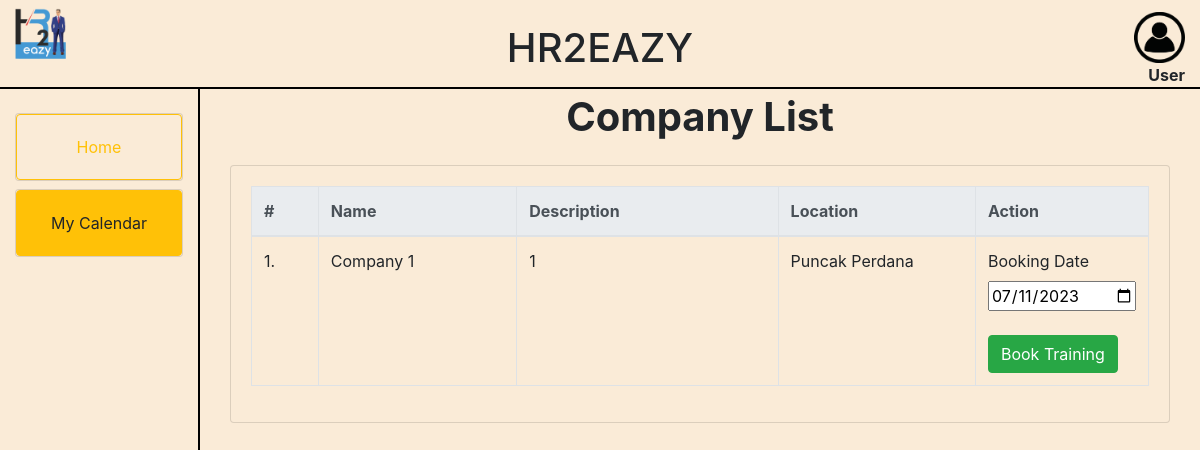
/booking_training.php (signed in), run on the app's committed database.
### tables this page shows
CREATE TABLE IF NOT EXISTS `jobs` (
  `id` int NOT NULL AUTO_INCREMENT,
  `name` varchar(100) NOT NULL,
  `location_id` int NOT NULL,
  `description` int DEFAULT NULL,
  `date_booking` date DEFAULT NULL,
  PRIMARY KEY (`id`),
  KEY `location_id` (`location_id`),
  KEY `description` (`description`)
);

CREATE TABLE IF NOT EXISTS `locations` (
  `id` int NOT NULL AUTO_INCREMENT,
  `name` varchar(200) NOT NULL,
  PRIMARY KEY (`id`)
);

### booking_training.php (the view, shortened to what this page needs)
<?php
require 'config.php';
$jobs = [];
if (!isset($_SESSION["loggedin"]) || $_SESSION["loggedin"] !== true) {
    header("location: login.php");
    exit;
} else {
    if ($link !== false) {
        $sql_select_jobs = "SELECT * FROM jobs";
        $result_jobs = $link->query($sql_select_jobs);
        while ($row = $result_jobs->fetch_assoc()) {
            $jobs[] = [
                "id" => $row["id"],
                "name" => $row["name"],
                "location_id" => $row['location_id'],
                "description" => $row['description'],
                "date_booking" => $row['date_booking'],
            ];
        }
        foreach ($jobs as $key => $job) {
            $sql_select_location = "SELECT * FROM locations WHERE id = " . $jobs[$key]['location_id'] . " LIMIT 1";
            $location = [
                "id" => '',
                "name" => ''
            ];
            $result_location = $link->query($sql_select_location);
            while ($row_location = $result_location->fetch_assoc()) {
                $location["id"] =  $row_location["id"];
                $location["name"] =  $row_location["name"];
            }
            $jobs[$key]['location'] = $location;
        }
    }
}
?>
<!DOCTYPE html>
<html lang="en">
<head>
    <link rel="stylesheet" href="https://cdn.jsdelivr.net/npm/bootstrap@4.0.0/dist/css/bootstrap.min.css">
</head>
<body>
    <div class="container-fluid" style="height: 100%;">
    <div class="row mt-2" style="border-bottom: 2px solid #000000;">
    <div class="col-2">
                <img src="img/hr2eazy.png" alt="hr2eazy " style="width: 30%;">
    </div>
    <div class="col-8">
                <h1 class="text-center mt-3">HR2EAZY</h1>
    </div>
    <div class="col-2 text-right">
    <div class="dropdown mt-1">
                    <a href="#" id="user-icon" data-toggle="dropdown" aria-haspopup="true" aria-expanded="false">
                        <img src="img/iconn.png" alt="iconn_logo" style="width: 30%;">
                    </a>
    </div>
                <span class="text-right">
                    <b>
                        <?php if($_SESSION["role"]["name"] == "Student"){?>
                            User
                        <?php }?>
                    </b>
                </span>
    </div>
    </div>
    <div class="row" style="height: 100%;">
    <div class="col-2 py-4" style="border-right: 2px solid #000000;">
                <ul class="no-bullets">
                    <li>
                        <div class="card">
                            <a href="home.php" class="card-body btn btn-outline-warning">
                                Home
                            </a>
                        </div>
                    </li>
                    <?php if ($_SESSION['role']['code'] === 'student') { ?>
                        <li class="mt-2">
                            <div class="card">
                                    <a href="booking_training.php" class="card-body btn btn-warning">
                                        My Calendar
                                    </a>
                            </div>
                        </li>
                    <?php } ?>
                </ul>
            </div>
            <div class="col-10">
            <div class="d-flex justify-content-center mt-1">
                    <h1>
                        <b>Company List</b>
                    </h1>
            </div>
                <div class="d-flex mt-3">
                <div class="col-md-12">
                <div class="card">
                <div class="card-body">
                            <table class="table table-bordered">
                                <thead class="thead-light">
                                    <tr>
                                        <th class="col-1">#</th>
                                        <th class="col-3">Name</th>
                                        <th class="col-4">Description</th>
                                        <th class="col-3">Location</th>
                                        <th class="col-1">Action</th>
                                    </tr>
                                </thead>
                            <tbody>
                                    <?php if (count($jobs) != 0) {
                                        $x = 0;
                                        foreach ($jobs as $key => $job) { ?>
                                            <tr>
                                                <td><?php echo ++$x ?>.</td>
                                                <td><?php echo $job['name'] ?></td>
                                                <td><?php echo $job['description'] ?></td>
                                                <td><?php echo $job['location']['name'] ?></td>
                                                <td>
                                                        <?php if ($_SESSION['role']['code'] == 'student') { ?>
                                                            <form action="booking_training.php" id="formbookingtraining<?php echo $job['id'] ?>" method="POST">
                                                                <?php if($job['date_booking']){ ?>
                                                                    <label for="date_booking">Booking Date</label>
                                                                    <input id="date_booking" type="date" name="date_booking" value="<?php echo $job['date_booking']?>">
                                                                <?php }?>
                                                            </form>
                                                            <button type="button" class="btn btn-success mt-4" onclick="applyAlert('#formbookingtraining<?php echo $job['id'] ?>')">Book Training</button>
                                                        <?php } ?>
                                                </td>
                                                </tr>
                                                       <?php }
                                                       } else { ?>
                                                <tr>
                                                <td align="center" colspan="3">No Data Found</td>
                                               </tr>
                                                      <?php } ?>
                                </tbody>
                                </table>
    </div>
    </div>
    </div>
    </div>
    </div>
    </div>
    </div>
</body>
</html>

### booking_training.php (style rules this page uses)
html, body { height: 100%; }
ul.no-bullets { list-style-type: none; padding: 0; margin: 0; }
.card { background-color: #FAEBD7; }
body { background-color: #FAEBD7; }

### data on the page
jobs: name "Company 1", description "1", location.name "Puncak Perdana", date_booking "07/11/2023"
